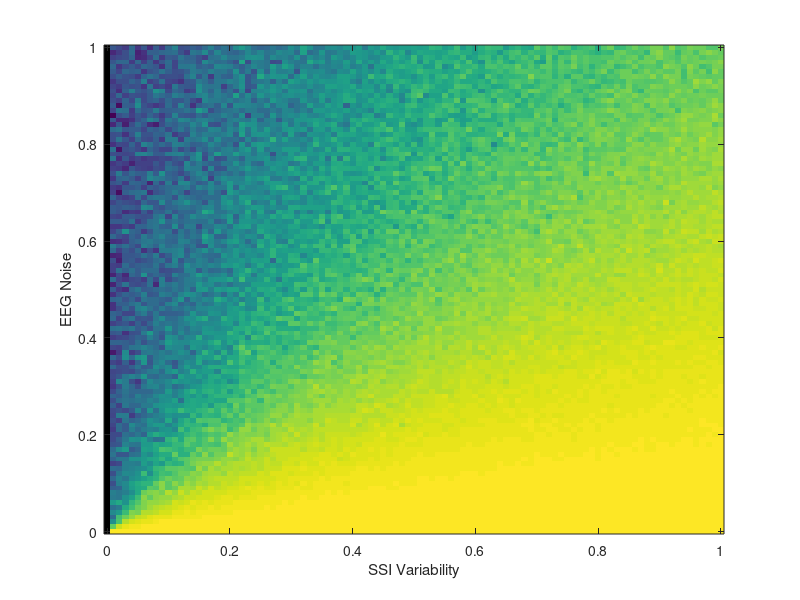

Source code (MATLAB):
noise = 0 : 0.01 : 1;
ssivar = 0 : 0.01 : 1;
ntrls = 100;
r = nan(numel(noise),numel(ssivar));

for i = 1 : numel(noise)
    for j = 1 : numel(ssivar)
        
        % set ssi as ones plus variance
        ssi = ones(ntrls,1) + (rand(ntrls,1)*ssivar(j));
        
        % set eeg as ssi plus noise
        eeg = ssi + (rand(ntrls,1)*noise(i));
        
        % correlate
        r(i,j) = corr(ssi,eeg);
    end
end

% plot
imagesc(ssivar,noise,r); axis xy
xlabel('SSI Variability'); ylabel('EEG Noise')
